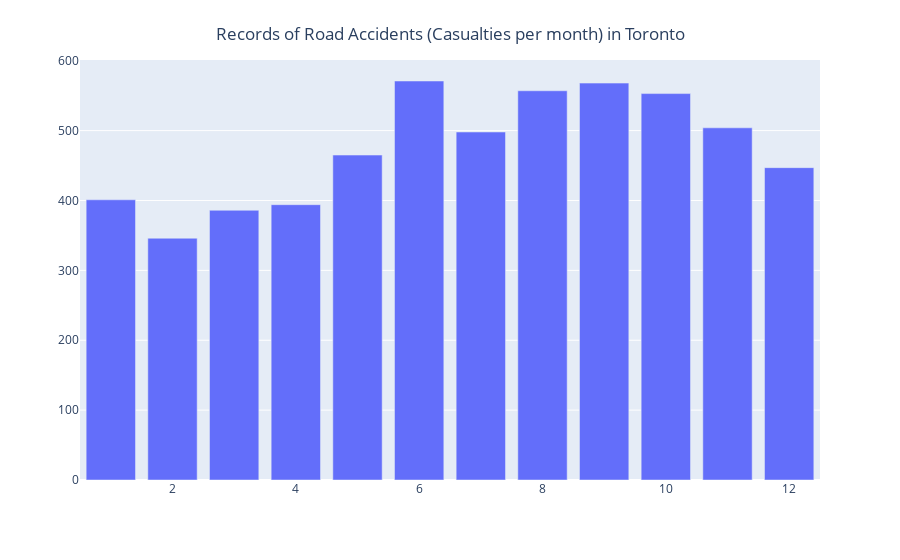

Notebook source saved alongside this figure:
### Code cell
ACCNUM = df_clean.groupby('month')['ACCNUM'].nunique()

fig = px.bar(df_clean, x = month, y = ACCNUM, labels={'x':'','y':''})
fig.update_layout(
    title={
        'text': "Records of Road Accidents (Casualties per month) in Toronto",
        'y':0.95,
        'x':0.5,
        'xanchor': 'center',
        'yanchor': 'top'})
fig.show()

### Figure 1 — Plotly figure (JSON) as saved in the notebook; plotly's stock layout.template omitted (floating-point values rounded to 4 significant figures)
{"data": [{"alignmentgroup": "True", "hovertemplate": "=%{y}<extra></extra>", "legendgroup": "", "marker": {"color": "#636efa"}, "name": "", "offsetgroup": "", "orientation": "v", "showlegend": false, "textposition": "auto", "type": "bar", "x": [1, 2, 3, 4, 5, 6, 7, 8, 9, 10, 11, 12], "xaxis": "x", "y": [401, 346, 386, 394, 465, 571, 498, 557, 568, 553, 504, 447], "yaxis": "y"}], "layout": {"barmode": "relative", "legend": {"tracegroupgap": 0}, "margin": {"t": 60}, "title": {"text": "Records of Road Accidents (Casualties per month) in Toronto", "x": 0.5, "xanchor": "center", "y": 0.95, "yanchor": "top"}, "xaxis": {"anchor": "y", "domain": [0, 1], "title": {"text": ""}}, "yaxis": {"anchor": "x", "domain": [0, 1], "title": {"text": ""}}}}
